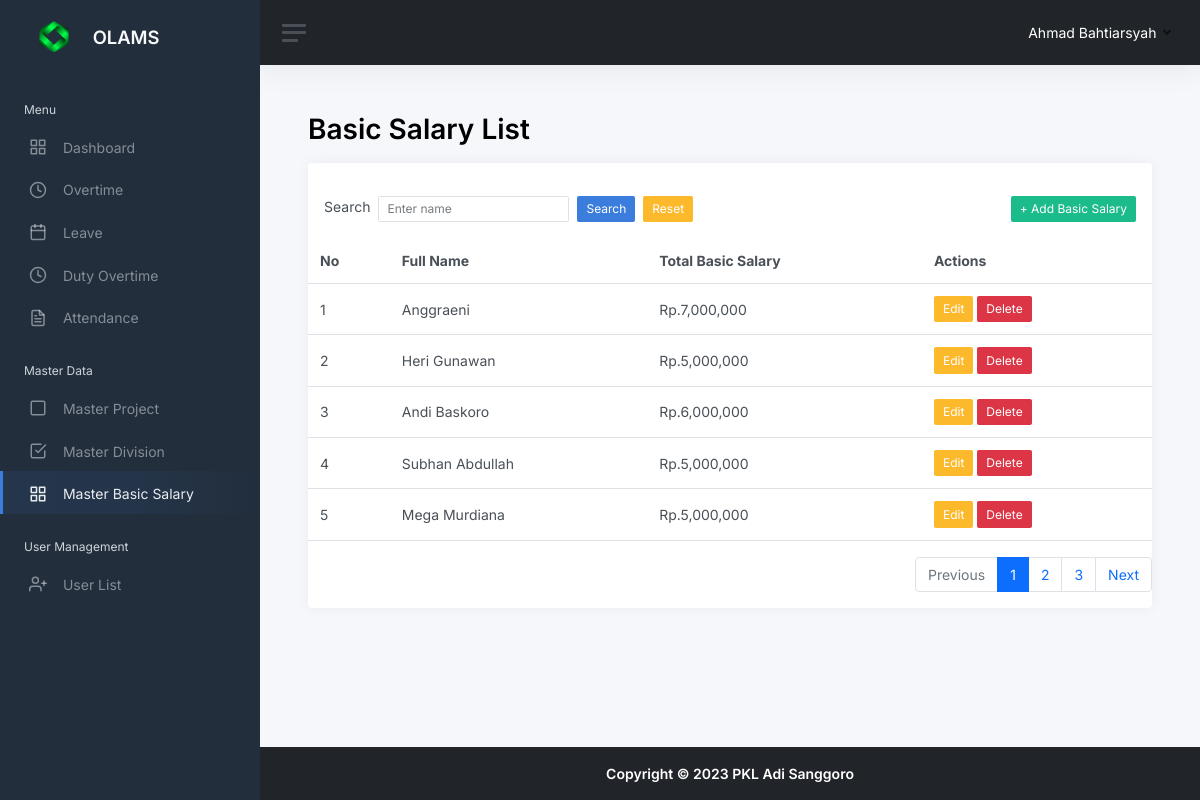
Page /basicsalary.php (signed in) on the earlier database version.
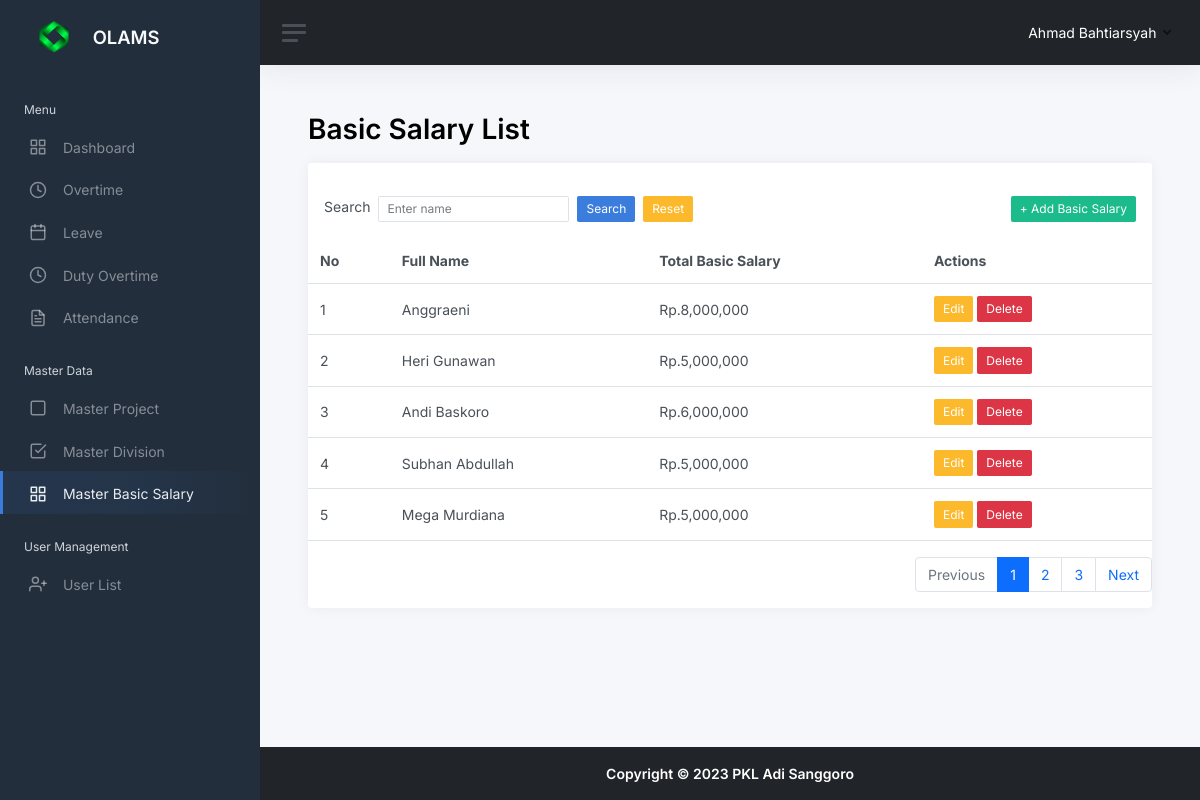
Same page on the later database version.
### tables this page shows
CREATE TABLE `m_basic_salaries` (
  `basic_salary_id` tinyint(3) UNSIGNED NOT NULL,
  `user_id` tinyint(3) UNSIGNED NOT NULL,
  `total_basic_salary` int(10) UNSIGNED NOT NULL,
  `created_at` timestamp NOT NULL DEFAULT current_timestamp(),
  `created_by` tinyint(3) UNSIGNED NOT NULL,
  `update_by` tinyint(3) UNSIGNED DEFAULT NULL,
  `update_at` timestamp NULL DEFAULT NULL ON UPDATE current_timestamp()
);

CREATE TABLE `users` (
  `user_id` tinyint(3) UNSIGNED NOT NULL,
  `role_id` tinyint(3) UNSIGNED NOT NULL,
  `name` varchar(64) NOT NULL,
  `username` varchar(32) NOT NULL,
  `password` varchar(254) NOT NULL,
  `email` varchar(64) NOT NULL,
  `created_by` tinyint(3) UNSIGNED NOT NULL,
  `created_at` timestamp NOT NULL DEFAULT current_timestamp(),
  `updated_by` tinyint(3) UNSIGNED DEFAULT NULL,
  `updated_at` timestamp NULL DEFAULT NULL ON UPDATE current_timestamp()
);

### basicsalary.php (the view, shortened to what the changed rows need)
<?php
include __DIR__ . "/include/conn.inc.php";
$show_basic_salary = "SELECT bs.basic_salary_id, u.name, bs.total_basic_salary, bs.created_at
                     FROM m_basic_salaries bs
                     INNER JOIN users u ON bs.user_id = u.user_id";
$limit = 5;
$halaman_aktif = isset($_GET['page']) ? cleanValue($_GET['page']) : 1;
$offset = ($halaman_aktif - 1) * $limit;
$show_basic_salary .= " ORDER BY bs.created_at DESC";
$show_basic_salary .= " LIMIT $limit OFFSET $offset ";
$stmt2 = mysqli_prepare($conn, $show_basic_salary);
mysqli_stmt_execute($stmt2);
$result2 = mysqli_stmt_get_result($stmt2);
$data = mysqli_fetch_all($result2, MYSQLI_ASSOC);
?>
<!DOCTYPE html>
<html lang="en">
<head>
  <?php include "head.inc.php"; ?>
</head>
<body>
  <div class="wrapper">
    <div class="main">
      <main class="content">
        <div class="container-fluid p-0">
          <h1 class="h1 mb-3 judul_halaman"><strong>Basic Salary List</strong></h1>
          <div class="row">
            <div class="col-12">
              <div class="card">
                <div class="table-responsive">
                  <table class="table mb-0 mt-3">
                    <thead>
                      <tr>
                        <th scope="col">No</th>
                        <th scope="col">Full Name</th>
                        <th scope="col">Total Basic Salary</th>
                        <th scope="col">Actions</th>
                      </tr>
                    </thead>
                    <tbody>
                      <?php if (count($data) > 0) : ?>
                        <?php foreach ($data as $key => $row) : ?>
                          <tr>
                            <td><?= $key + 1 + $offset; ?></td>
                            <td><?= $row['name']; ?></td>
                            <td><?= "Rp." . number_format($row['total_basic_salary']); ?></td>
                            <td>
                              <a href="basicsalary_update.php?id=<?= $row['basic_salary_id']; ?>" class="btn btn-warning btn-sm">Edit</a>
                              <a href="basicsalary_delete.php?id=<?= $row['basic_salary_id']; ?>" class="btn btn-danger btn-sm" onclick="return confirm('Are you sure?')">Delete</a>
                            </td>
                          </tr>
                        <?php endforeach; ?>
                      <?php else : ?>
                        <tr>
                          <td colspan="5" style="text-align: center;">No records found!!!</td>
                        </tr>
                      <?php endif; ?>
                    </tbody>
                  </table>
                </div>
              </div>
            </div>
          </div>
        </div>
      </main>
    </div>
  </div>
</body>
</html>

Differences in the rows shown:
changed m_basic_salaries "Anggraeni": total_basic_salary "7,000,000" → "8,000,000"
